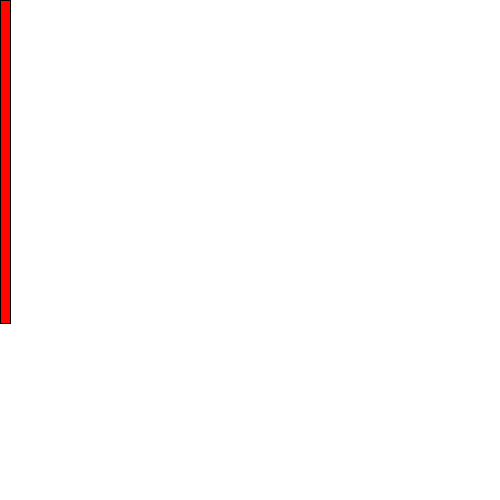
Frame 1 (no input)
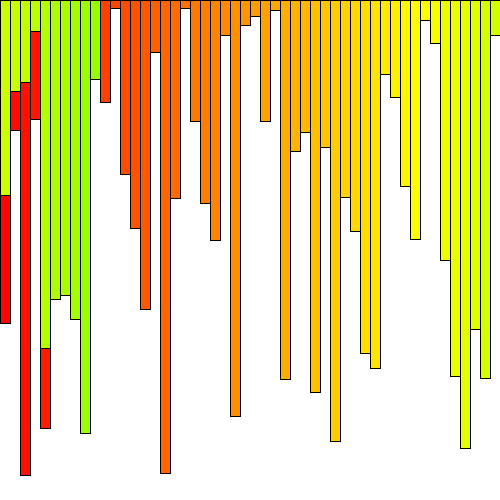
Frame 60 (the mouse pressed at the canvas centre just before this capture)
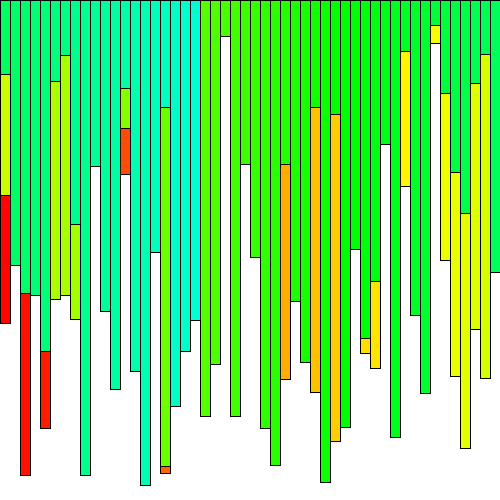
Frame 120 (the mouse held since frame 60 and released just before this capture)

The Processing sketch that drew these frames (run headless with seeded random() and noise(); from frame 60 on, the mouse is pressed at the canvas centre):

// Processing sketch: E2
// ── E2.pde
int h,x,c;


void setup()
{
  size(500,500);
  background(255);
  x=0;
  c=0;

}

void draw()
{
  h=floor(random(1,500));
  c=c%255;
  c=c+1;
  x=x%500;
  
  colorMode(HSB);
  fill(c,255,255);
  rect(x,0,10,h);
  
  x=x+10;

}
